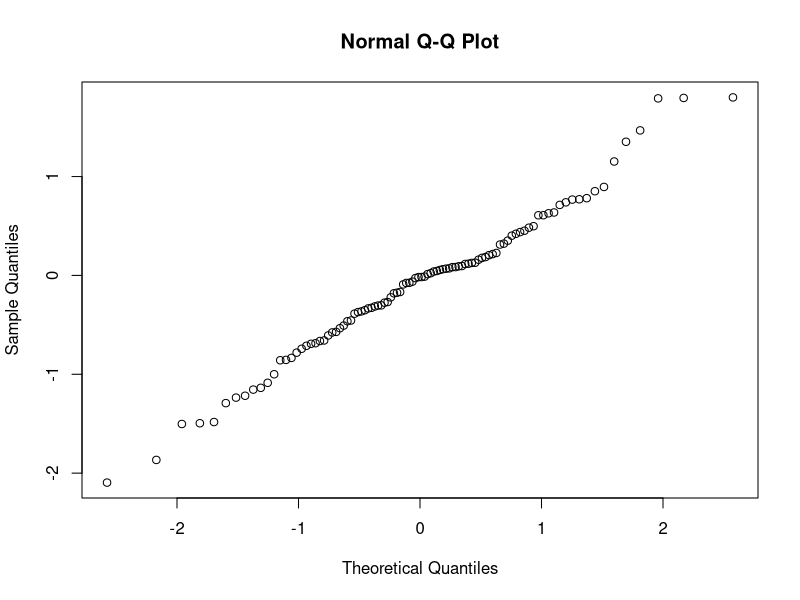
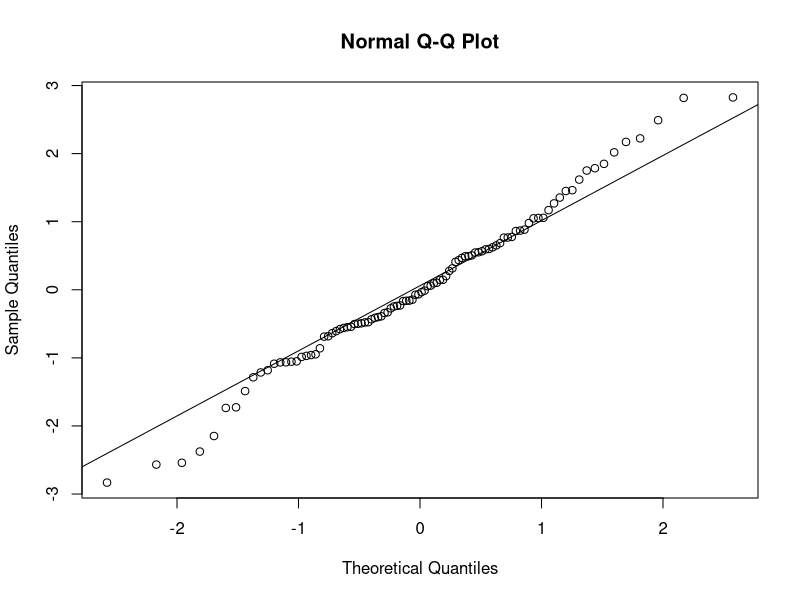
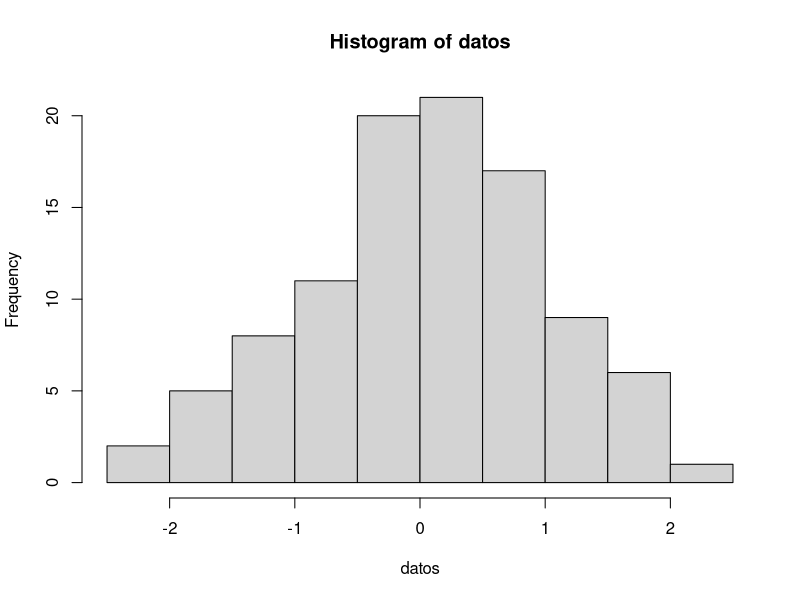
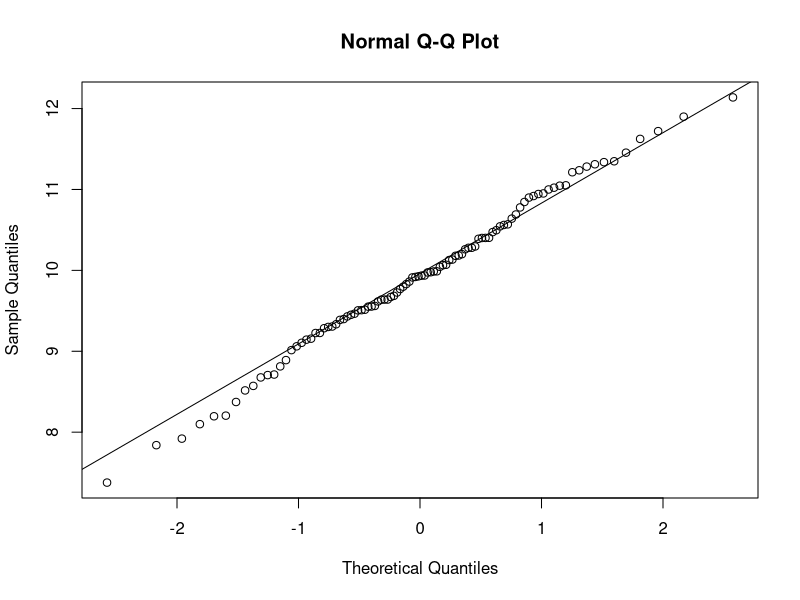
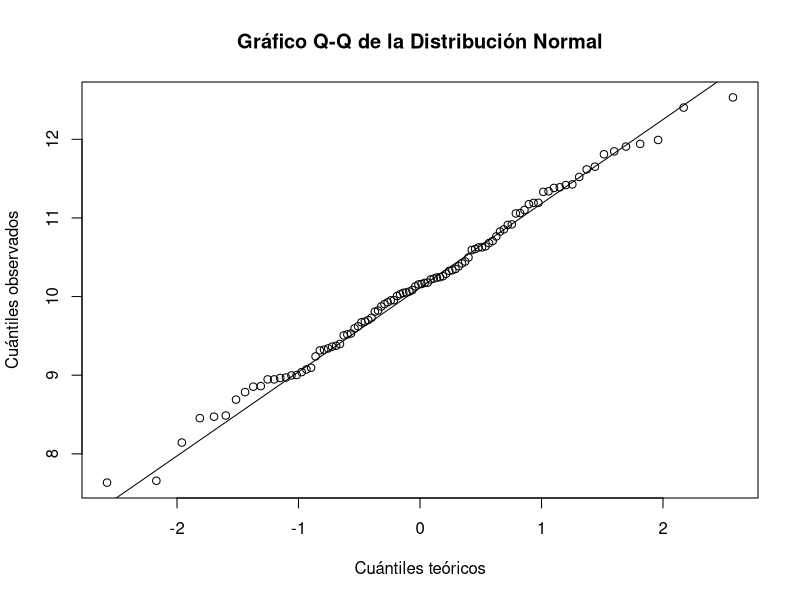
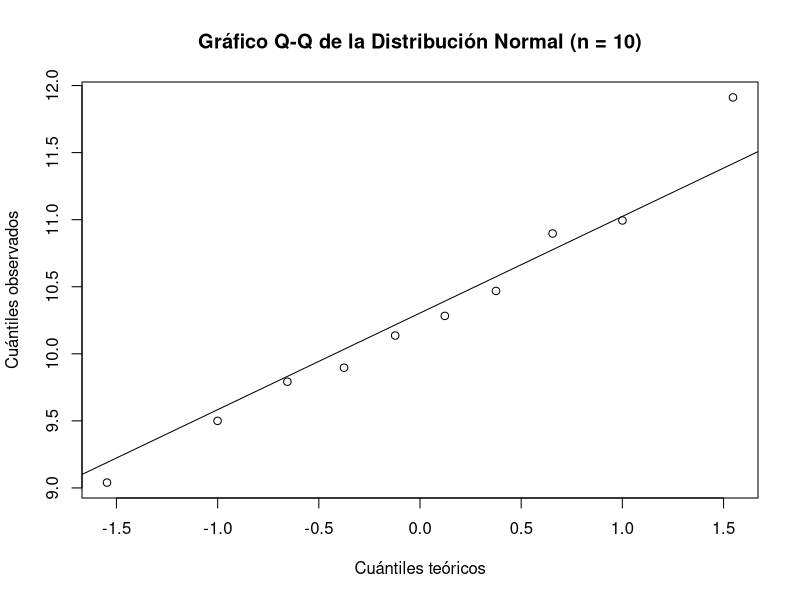
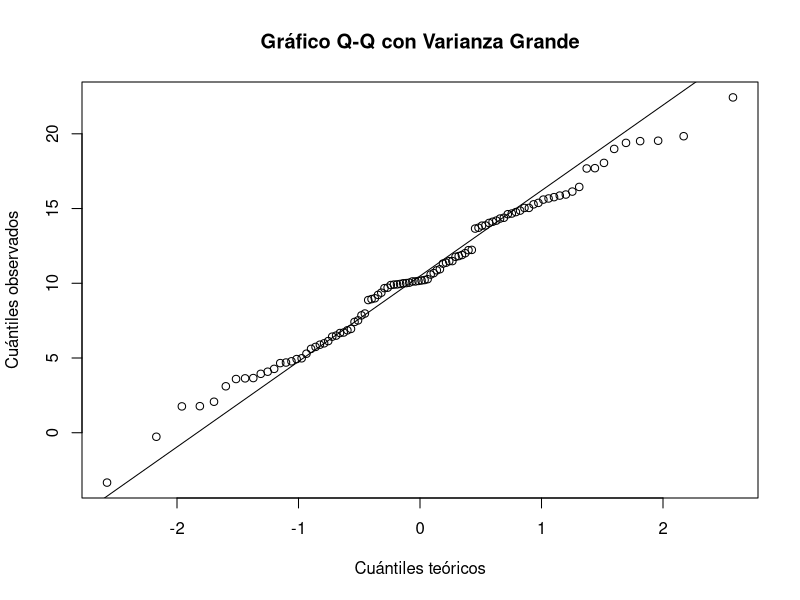
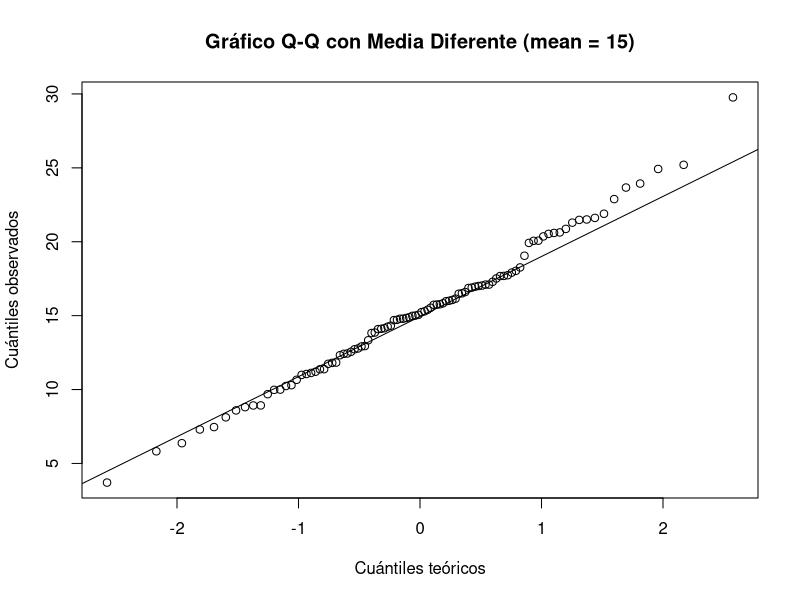

Write the R code that produced these figures, in order.
## ---- chunk 1

## ---- chunk 2
#hist()
#qqnorm()
#qqline()
## ---- chunk 3
# Generar datos aleatorios
datos <- rnorm(100)

# Crear un gráfico de cuantiles normales
qqnorm(datos)
## ---- chunk 4
# Generar datos aleatorios
datos <- rnorm(100)

# Crear un gráfico de cuantiles normales
qqnorm(datos)
qqline(datos)
## ---- chunk 5
# Generar datos aleatorios
datos <- rnorm(100)

# Crear un histograma
hist(datos)
## ---- chunk 6
datos <- rnorm(100, mean = 10)
qqnorm(datos)
qqline(datos)
## ---- chunk 7
datos <- rnorm(100, mean = 10)
qqnorm(datos, 
       xlab = "Cuántiles teóricos",   # Cambia el nombre del eje x
       ylab = "Cuántiles observados",  # Cambia el nombre del eje y
       main = "Gráfico Q-Q de la Distribución Normal")  # Cambia el título
qqline(datos)

## ---- chunk 8
datos_10 <- rnorm(10, mean = 10)
qqnorm(datos_10, 
       xlab = "Cuántiles teóricos",
       ylab = "Cuántiles observados",
       main = "Gráfico Q-Q de la Distribución Normal (n = 10)")
qqline(datos_10)
## ---- chunk 9
datos_varianza_grande <- rnorm(100, mean = 10, sd = 5)
qqnorm(datos_varianza_grande, 
       xlab = "Cuántiles teóricos",
       ylab = "Cuántiles observados",
       main = "Gráfico Q-Q con Varianza Grande")
qqline(datos_varianza_grande)
## ---- chunk 10
# Datos con media diferente
datos_media_diferente <- rnorm(100, mean = 15, sd = 5)
qqnorm(datos_media_diferente, 
       xlab = "Cuántiles teóricos",
       ylab = "Cuántiles observados",
       main = "Gráfico Q-Q con Media Diferente (mean = 15)")
qqline(datos_media_diferente)

## ---- chunk 11
# Datos con distribución exponencial
datos_exponenciales <- rexp(100, rate = 0.1)  # La tasa (rate) es el inverso de la media

qqnorm(datos_exponenciales, 
       xlab = "Cuántiles teóricos",
       ylab = "Cuántiles observados",
       main = "Gráfico Q-Q de Distribución Exponencial")
qqline(datos_exponenciales)

## ---- chunk 12
datos <- rnorm(1000) #1000 muestras de una densidad normal
hist(datos)

## ---- chunk 13
datos <- rnorm(1000) # muestras normales con media 0 y var 1.
teorica <- dnorm(seq(-4,4, length=100),mean = 0, sd = 1)
hist(datos,freq = FALSE)
lines(seq(-4,4, length=100),teorica, col="red")
## ---- chunk 14
datos <- rnorm(10) # muestras normales con media 0 y var 1.
teorica <- dnorm(seq(-4,4, length=100),mean = 0, sd = 1)
hist(datos,freq = FALSE)
lines(seq(-4,4, length=100),teorica, col="green")
## ---- chunk 15
# Generar datos con varianza grande (var = 3)
datos_var_grande <- rnorm(1000, mean = 0, sd = 3)
teorica_var_grande <- dnorm(seq(-12, 12, length = 100), mean = 0, sd = 3)
hist(datos_var_grande, freq = FALSE, main = "Distribución con Varianza Grande")
lines(seq(-12, 12, length = 100), teorica_var_grande, col = "green")

## ---- chunk 16
N <- 10 # número de medias (es decir número de muestras)
M <- 100 # número de la longitud de cada serie de datos
medias <- numeric(N) # Vector que guardará las medias

for(i in 1:N)
{
  datos <- rnorm(M)
  medias[i] <- mean(datos)
  
}
hist(medias)
qqnorm(medias)
qqline(medias)
## ---- chunk 17
N <- 1000  
M <- 100   
medias <- numeric(N)  

for (i in 1:N) {
  datos <- rnorm(M)
  medias[i] <- mean(datos)
}



hist(medias, main = "Histograma de Medias", xlab = "Medias")
qqnorm(medias, main = "Q-Q Plot de Medias")
qqline(medias)

## ---- chunk 18
N <- 1000  
M <- 100   
medias <- numeric(N)

for (i in 1:N) {
  datos <- rexp(M)
  medias[i] <- mean(datos)
}


hist(medias, main = "Histograma de Medias (Exponencial)", xlab = "Medias")
qqnorm(medias, main = "Q-Q Plot de Medias (Exponencial)")
qqline(medias)

